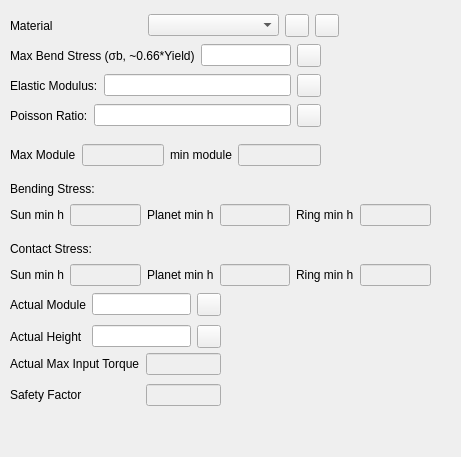
   <widget class="QWidget" name="shape_page">
    <property name="geometry">
     <rect>
      <x>0</x>
      <y>0</y>
      <width>461</width>
      <height>457</height>
     </rect>
    </property>
    <attribute name="label">
     <string>Material and Height Requirements</string>
    </attribute>
    <widget class="QWidget" name="gridLayoutWidget_18">
     <property name="geometry">
      <rect>
       <x>10</x>
       <y>140</y>
       <width>311</width>
       <height>31</height>
      </rect>
     </property>
     <layout class="QGridLayout" name="gridLayout_18">
      <item row="0" column="1">
       <widget class="QLineEdit" name="lineEdit_19">
        <property name="enabled">
         <bool>false</bool>
        </property>
       </widget>
      </item>
      <item row="0" column="2">
       <widget class="QLabel" name="label_69">
        <property name="text">
         <string>min module</string>
        </property>
       </widget>
      </item>
      <item row="0" column="0">
       <widget class="QLabel" name="label_66">
        <property name="text">
         <string>Max Module</string>
        </property>
       </widget>
      </item>
      <item row="0" column="3">
       <widget class="QLineEdit" name="lineEdit_21">
        <property name="enabled">
         <bool>false</bool>
        </property>
       </widget>
      </item>
     </layout>
    </widget>
    <widget class="QWidget" name="gridLayoutWidget_17">
     <property name="geometry">
      <rect>
       <x>10</x>
       <y>40</y>
       <width>311</width>
       <height>31</height>
      </rect>
     </property>
     <layout class="QGridLayout" name="gridLayout_17">
      <item row="0" column="1">
       <widget class="QLineEdit" name="lineEdit_13"/>
      </item>
      <item row="0" column="0">
       <widget class="QLabel" name="label_67">
        <property name="text">
         <string>Max Bend Stress (σb, ~0.66*Yield)</string>
        </property>
       </widget>
      </item>
      <item row="0" column="2">
       <widget class="LockUnlockButton" name="number_of_planets_spinbox_lock_3"/>
      </item>
     </layout>
    </widget>
    <widget class="QWidget" name="gridLayoutWidget_21">
     <property name="geometry">
      <rect>
       <x>10</x>
       <y>260</y>
       <width>421</width>
       <height>31</height>
      </rect>
     </property>
     <layout class="QGridLayout" name="gridLayout_21">
      <item row="0" column="1">
       <widget class="QLineEdit" name="lineEdit_25">
        <property name="enabled">
         <bool>false</bool>
        </property>
       </widget>
      </item>
      <item row="0" column="3">
       <widget class="QLineEdit" name="lineEdit_26">
        <property name="enabled">
         <bool>false</bool>
        </property>
       </widget>
      </item>
      <item row="0" column="5">
       <widget class="QLineEdit" name="lineEdit_27">
        <property name="enabled">
         <bool>false</bool>
        </property>
       </widget>
      </item>
      <item row="0" column="2">
       <widget class="QLabel" name="label_75">
        <property name="text">
         <string>Planet min h</string>
        </property>
       </widget>
      </item>
      <item row="0" column="0">
       <widget class="QLabel" name="label_76">
        <property name="text">
         <string>Sun min h</string>
        </property>
       </widget>
      </item>
      <item row="0" column="4">
       <widget class="QLabel" name="label_77">
        <property name="text">
         <string>Ring min h</string>
        </property>
       </widget>
      </item>
     </layout>
    </widget>
    <widget class="QWidget" name="gridLayoutWidget_19">
     <property name="geometry">
      <rect>
       <x>10</x>
       <y>70</y>
       <width>311</width>
       <height>31</height>
      </rect>
     </property>
     <layout class="QGridLayout" name="gridLayout_19">
      <item row="0" column="1">
       <widget class="QLineEdit" name="lineEdit_23"/>
      </item>
      <item row="0" column="0">
       <widget class="QLabel" name="label_68">
        <property name="text">
         <string>Elastic Modulus:</string>
        </property>
       </widget>
      </item>
      <item row="0" column="2">
       <widget class="LockUnlockButton" name="number_of_planets_spinbox_lock_4"/>
      </item>
     </layout>
    </widget>
    <widget class="QWidget" name="gridLayoutWidget_16">
     <property name="geometry">
      <rect>
       <x>10</x>
       <y>200</y>
       <width>421</width>
       <height>31</height>
      </rect>
     </property>
     <layout class="QGridLayout" name="gridLayout_16">
      <item row="0" column="1">
       <widget class="QLineEdit" name="lineEdit_18">
        <property name="enabled">
         <bool>false</bool>
        </property>
       </widget>
      </item>
      <item row="0" column="3">
       <widget class="QLineEdit" name="lineEdit_20">
        <property name="enabled">
         <bool>false</bool>
        </property>
       </widget>
      </item>
      <item row="0" column="5">
       <widget class="QLineEdit" name="lineEdit_22">
        <property name="enabled">
         <bool>false</bool>
        </property>
       </widget>
      </item>
      <item row="0" column="2">
       <widget class="QLabel" name="label_73">
        <property name="text">
         <string>Planet min h</string>
        </property>
       </widget>
      </item>
      <item row="0" column="0">
       <widget class="QLabel" name="label_72">
        <property name="text">
         <string>Sun min h</string>
        </property>
       </widget>
      </item>
      <item row="0" column="4">
       <widget class="QLabel" name="label_74">
        <property name="text">
         <string>Ring min h</string>
        </property>
       </widget>
      </item>
     </layout>
    </widget>
    <widget class="QWidget" name="gridLayoutWidget_20">
     <property name="geometry">
      <rect>
       <x>10</x>
       <y>100</y>
       <width>311</width>
       <height>31</height>
      </rect>
     </property>
     <layout class="QGridLayout" name="gridLayout_20">
      <item row="0" column="1">
       <widget class="QLineEdit" name="lineEdit_24"/>
      </item>
      <item row="0" column="0">
       <widget class="QLabel" name="label_70">
        <property name="text">
         <string>Poisson Ratio:</string>
        </property>
       </widget>
      </item>
      <item row="0" column="2">
       <widget class="LockUnlockButton" name="number_of_planets_spinbox_lock_5"/>
      </item>
     </layout>
    </widget>
    <widget class="QWidget" name="gridLayoutWidget_5">
     <property name="geometry">
      <rect>
       <x>10</x>
       <y>10</y>
       <width>329</width>
       <height>31</height>
      </rect>
     </property>
     <layout class="QGridLayout" name="gridLayout_5">
      <item row="0" column="0">
       <widget class="QLabel" name="label_10">
        <property name="text">
         <string>Material</string>
        </property>
       </widget>
      </item>
      <item row="0" column="1">
       <widget class="QComboBox" name="comboBox"/>
      </item>
      <item row="0" column="2">
       <widget class="QToolButton" name="number_of_planets_spinbox_lock_11"/>
      </item>
      <item row="0" column="3">
       <widget class="QToolButton" name="number_of_planets_spinbox_lock_12"/>
      </item>
     </layout>
    </widget>
    <widget class="QLabel" name="label_12">
     <property name="geometry">
      <rect>
       <x>10</x>
       <y>180</y>
       <width>91</width>
       <height>17</height>
      </rect>
     </property>
     <property name="text">
      <string>Bending Stress:</string>
     </property>
    </widget>
    <widget class="QLabel" name="label_13">
     <property name="geometry">
      <rect>
       <x>10</x>
       <y>240</y>
       <width>91</width>
       <height>17</height>
      </rect>
     </property>
     <property name="text">
      <string>Contact Stress:</string>
     </property>
    </widget>
    <widget class="QWidget" name="gridLayoutWidget_10">
     <property name="geometry">
      <rect>
       <x>10</x>
       <y>290</y>
       <width>211</width>
       <height>61</height>
      </rect>
     </property>
     <layout class="QGridLayout" name="gridLayout_10">
      <item row="0" column="0">
       <widget class="QLabel" name="label_157">
        <property name="text">
         <string>Actual Module</string>
        </property>
       </widget>
      </item>
      <item row="0" column="1">
       <widget class="QLengthEdit" name="actual_module_lineedit">
        <property name="enabled">
         <bool>true</bool>
        </property>
       </widget>
      </item>
      <item row="1" column="0">
       <widget class="QLabel" name="label_158">
        <property name="text">
         <string>Actual Height</string>
        </property>
       </widget>
      </item>
      <item row="1" column="1">
       <widget class="QLengthEdit" name="actual_height_lineedit">
        <property name="enabled">
         <bool>true</bool>
        </property>
       </widget>
      </item>
      <item row="0" column="2">
       <widget class="LockUnlockButton" name="actual_module_lineedit_lock"/>
      </item>
      <item row="1" column="2">
       <widget class="LockUnlockButton" name="actual_height_lineedit_lock"/>
      </item>
     </layout>
    </widget>
    <widget class="QWidget" name="gridLayoutWidget_43">
     <property name="geometry">
      <rect>
       <x>10</x>
       <y>350</y>
       <width>211</width>
       <height>61</height>
      </rect>
     </property>
     <layout class="QGridLayout" name="gridLayout_43">
      <item row="0" column="0">
       <widget class="QLabel" name="label_159">
        <property name="text">
         <string>Actual Max Input Torque</string>
        </property>
       </widget>
      </item>
      <item row="1" column="0">
       <widget class="QLabel" name="label_160">
        <property name="text">
         <string>Safety Factor</string>
        </property>
       </widget>
      </item>
      <item row="0" column="1">
       <widget class="QLineEdit" name="lineEdit_67">
        <property name="enabled">
         <bool>false</bool>
        </property>
       </widget>
      </item>
      <item row="1" column="1">
       <widget class="QLineEdit" name="lineEdit_68">
        <property name="enabled">
         <bool>false</bool>
        </property>
       </widget>
      </item>
     </layout>
    </widget>
   </widget>
